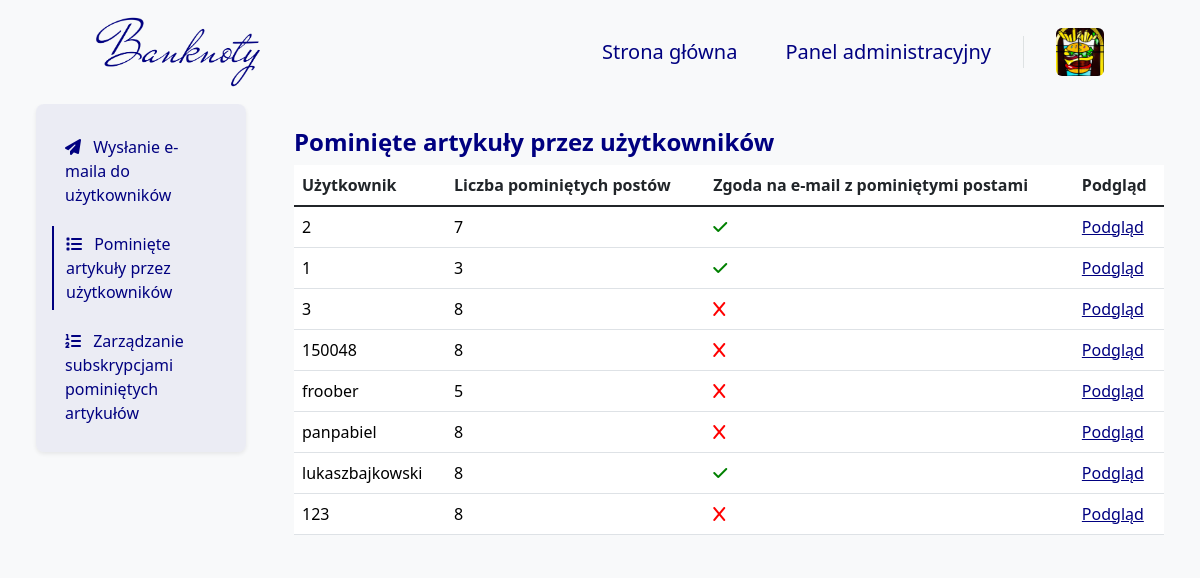
Page /skipped_posts/AdminPanel/ (signed in) on the earlier database version.
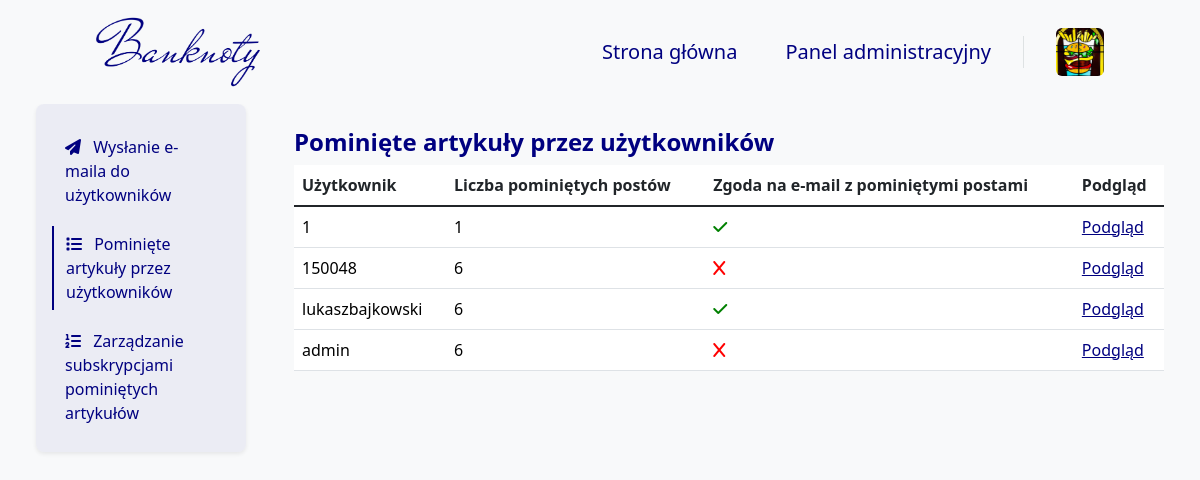
Same page on the later database version.
### blog/models.py (models this page shows, shortened)
class User(models.Model):
    GENDER_CHOICES = (
        ('M', 'Mężczyzna'),
        ('K', 'Kobieta'),
        ('I', 'Inna'),
    )
    user = models.OneToOneField(
        User,
        on_delete=models.CASCADE,
        verbose_name="Użytkownik")
    bio = models.TextField(
        null=False,
        blank=True,
        validators=[validate_bio],
        verbose_name="Bio",
        help_text="Krótka informacja o użytkowniku, maksymalnie 512 znaków.")
    profile_pic = models.ImageField(
        null=False,
        blank=False,
        default="images/profile/1.png",
        upload_to="images/user/",
        verbose_name="Zdjęcie profilowe")
    phone_number = PhoneNumberField(
        region='PL',
        null=True,
        blank=True,
        unique=True,
        verbose_name="Numer telefonu")
    gender = models.CharField(
        choices=GENDER_CHOICES,
        null=False,
        blank=False,
        default='Mężczyzna',
        verbose_name="Płeć",
        max_length=6)
    newsletter = models.BooleanField(
        default=False,
        verbose_name="Biuletyn")
    miss_news = models.BooleanField(
        default=False,
        verbose_name="Pominięte artykuły")
    meetups_news = models.BooleanField(
        default=True,
        verbose_name="Spotkania i wydarzenia")
    opportunities_news = models.BooleanField(
        default=False,
        verbose_name="Okazje z rynku aukcyjnego")
    company_news = models.BooleanField(
        default=True,
        verbose_name="Wiadomości od Banknoty")
    replay_news = models.BooleanField(
        default=False,
        verbose_name="Shot wydzarzeń na Banknoty")
    development_news = models.BooleanField(
        default=False,
        verbose_name="Informacje o rozwoju i zmianach na Banknoty")
    opened_posts = models.ManyToManyField(
        Blog,
        blank=True,
        related_name='opened_by_users',
        verbose_name="Otwarte posty"
    )
    can_be_author = models.BooleanField(
        default=False,
        verbose_name="Czy może być autorem",
        help_text='Czy wniosek na autora został rozpatrzony pozytywnie.')
    def __init__(self, *args, temp=65, **kwargs):
        self.temp = temp
        return super().__init__(*args, **kwargs)
    def is_profile_pic(self):
        if self.profile_pic == "images/profile/1.png":
            return False
        else:
            return True
    is_profile_pic.boolean = True
    is_profile_pic.short_description = 'Zdjęcie profilowe'
    def is_bio(self):
        if self.bio:
            return True
        else:
            return False
    is_bio.boolean = True
    is_bio.short_description = 'Bio'
    def is_phone_number(self):
        if self.phone_number:
            return True
        else:
            return False
    is_phone_number.boolean = True
    is_phone_number.short_description = 'Phone number'
    def is_newsletter(self):
        if self.newsletter:
            return True
        else:
            return False
    is_newsletter.boolean = True
    is_newsletter.short_description = 'Newsletter'

### blog/views_admin/newsletter/skipped_posts/skipped_posts_views.py (the view)
# urls.py: path('skipped_posts/AdminPanel/', skipped_posts_admin_panel, name='skipped_posts_admin_panel'),
@superuser_required
def skipped_posts_admin_panel(request):
    users = DjangoUser.objects.all().order_by('user__id')
    users_with_unopened_posts = []
    for user in users:
        unopened_posts_count = Blog.objects.filter(publiction_status=True).exclude(
            id__in=user.opened_posts.all()).count()
        user.unopened_posts_count = unopened_posts_count
        users_with_unopened_posts.append(user)
    context = get_paginated_context(request, users_with_unopened_posts, 10)
    return render(
        request,
        'AdminTemplates/Newsletter/SkippedPosts/SkippedPostsManageAdmin.html',
        context
    )

### blog/views.py (called while the page is built)
def get_paginated_context(request, queryset, items_per_page=10):
    paginator = Paginator(queryset, items_per_page)
    page_number = request.GET.get('page')
    page_obj = paginator.get_page(page_number)
    context = {
        'page_obj': page_obj,
    }
    return context

### templates/AdminTemplates/Newsletter/SkippedPosts/SkippedPostsManageAdmin.html (shortened to what this page needs)
{% extends 'base.html' %}
{% block navbar %}
    {% include 'Navbar/NavbarAdmin.html' %}
{% endblock %}
{% block content %}
    <div class="container-fluid p-0 m-0">
        <div class="row">
            <div class="col-12 col-lg-3 px-5 px-lg-5 mx-auto bg-body-tertiary">
                {% include 'AdminTemplates/Newsletter/SkippedPosts/Elements/Navigation.html' %}
            </div>
            <div class="col-12 col-lg-9 px-5 px-lg-0 pe-lg-5 pt-4 pt-lg-3 mx-auto bg-body-tertiary mt-2">
                <h4 class="mb-0 pb-2 fw-bold text-navy">
                    Pominięte artykuły przez użytkowników
                </h4>
                {% include 'AdminTemplates/Newsletter/SkippedPosts/Elements/Table/SkippedPosts.html' %}
            </div>
        </div>
    </div>
{% endblock %}

### templates/AdminTemplates/Newsletter/SkippedPosts/Elements/Table/SkippedPosts.html
<table class="table table-hover">
    <thead>
    <tr>
        <th scope="col">Użytkownik</th>
        <th scope="col">Liczba pominiętych postów</th>
        <th scope="col">Zgoda na e-mail z pominiętymi postami</th>
        <th scope="col">Podgląd</th>
    </tr>
    </thead>
    <tbody class="table-group-divider">
    {% for user in page_obj %}
        <tr>
            <td>
                <a class="admin_panel_link" href="{% url 'skipped_posts_detail_admin_panel' user.pk %}">
                    {{ user.user }}
                </a>
            </td>
            <td>
                <a class="admin_panel_link" href="{% url 'skipped_posts_detail_admin_panel' user.pk %}">
                    {{ user.unopened_posts_count }}
                </a>
            </td>
            <td>
                <a class="admin_panel_link" href="{% url 'skipped_posts_detail_admin_panel' user.pk %}">
                    {% if user.miss_news %}
                        <i class="fa-solid fa-check"></i>
                    {% else %}
                        <i class="fa-solid fa-x"></i>
                    {% endif %}
                </a>
            </td>
            <td>
                <a class="admin_panel_edit_link"
                   href="{% url 'skipped_posts_detail_admin_panel' user.pk %}">
                    Podgląd
                </a>
            </td>
        </tr>
    {% endfor %}
    </tbody>
</table>

Differences in the rows shown:
removed User: user "2", unopened_posts_count "7", miss_news True (drawn)
removed User: user "3", unopened_posts_count "8", miss_news False (drawn)
removed User: user "froober", unopened_posts_count "5", miss_news False (drawn)
removed User: user "panpabiel", unopened_posts_count "8", miss_news False (drawn)
removed User: user "123", unopened_posts_count "8", miss_news False (drawn)
changed User (number 1 of 4 on the later page): unopened_posts_count "3" → "1"
computed for User (number 2 of 4 on the later page): unopened_posts_count "8" → "6"
computed for User "lukaszbajkowski": unopened_posts_count "8" → "6"
added User: user "admin", unopened_posts_count "6", miss_news False (drawn)
